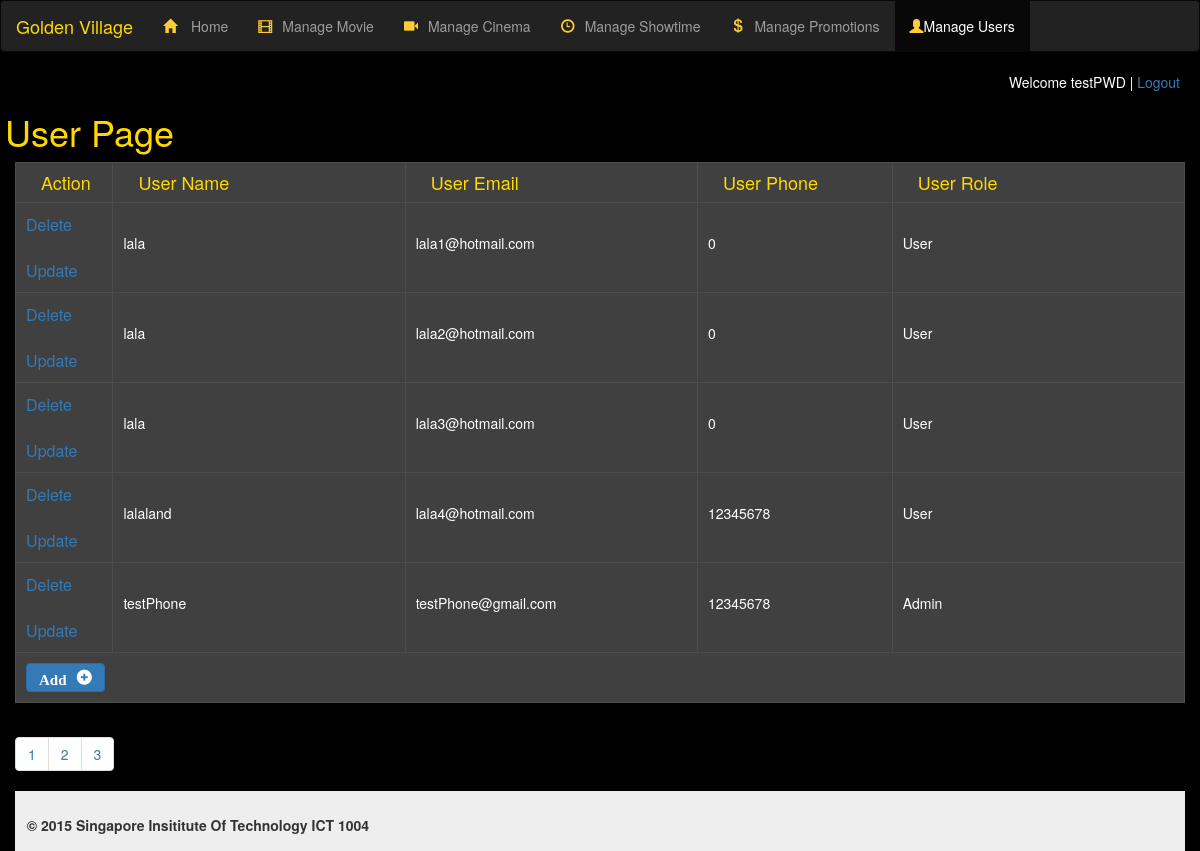
/cms/cmsManageUser.php?page=2 (signed in), run on the app's committed database.
### tables this page shows
CREATE TABLE `user_list` (
  `user_id` int(11) NOT NULL,
  `username` varchar(100) NOT NULL,
  `user_email` varchar(100) NOT NULL,
  `password` varchar(100) NOT NULL,
  `user_role` varchar(10) NOT NULL,
  `phone` int(8) NOT NULL,
  `user_nric` varchar(9) NOT NULL
);

### cms/cmsManageUser.php (the view, shortened to what this page needs)
<html>
    <html lang="en">
    <head>
        <link href="../css/bootstrap.min.css" rel="stylesheet">
        <link href="../css/style.css" rel="stylesheet">
    </head>
    <body onload="onload()">
        <?php
            include_once ("../dbconnect.php");
            $reclimit = 5;
            if(isset($_GET['page'])){
                $page = $_GET['page'];
            } else {
                $page = 1;
            }
            $start = (($page-1) * $reclimit);
            $sql = "SELECT * FROM user_list";
            $records = $MySQLiconn->query($sql);
            $total = $records->num_rows;
            $tpages = ceil($total / $reclimit);
            $rec = "SELECT user_id, username, user_email, user_role, phone FROM user_list LIMIT $start, $reclimit";
            $records = $MySQLiconn->query($rec);
            $resultUser = $MySQLiconn->query("SELECT * FROM user_list WHERE user_id=".$_SESSION['user']);
            $userRow = $resultUser->fetch_array();
            $resultCount = $MySQLiconn->query("select count(*) from user_list");
        ?>
        <?php include 'cmsheader.inc';?>
        <h1>User Page</h1>
        <div class="col-xs-12 col-sm-12 col-md-12 col-lg-12">
            <div class="table-responsive">
                <form method="post">
                    <table border="1" class="summary">
                        <thead>
                            <tr>
                                <th class="col-md-1"><h4>Action</h4></th>
                                <th class="col-md-3"><h4>User Name</h4></th>
                                <th class="col-md-2"><h4>User Email</h4></th>
                                <th class="col-md-2"><h4>User Phone</h4></th>
                                <th class="col-md-3"><h4>User Role</h4></th>
                            </tr>
                        </thead>
                        <tbody>
                            <?php
                                $row2 = mysqli_fetch_row($resultCount);
                                $num = $row2[0];
                                if ($num == 0)
                                {
                                    echo
                                    "<tr><td colspan='8'><p class='centerText'>No Result to display</p></td></tr>";
                                }
                                else
                                {
                                    while($row = $records->fetch_array())
                                    {
                            ?>
                                        <tr class='success'>
                                            <td class='col-md-1'><a href='javascript:delete_id(<?php echo $row[0]; ?>)'>Delete</a><br /><br /><a href='javascript:update_id(<?php echo $row[0]; ?>)'>Update</a></td>
                                            <td class='col-md-2'><p><?php echo $row[1]; ?></p></td>
                                            <td class='col-md-3'><p><?php echo $row[2]; ?></p></td>
                                            <td class='col-md-2'><p><?php echo $row[4]; ?></p></td>
                                            <td class='col-md-3'><p><?php echo $row[3]; ?></p></td>
                                        </tr>
                                    <?php
                                    }
                                }
                            ?>
                            <tr>
                                <td colspan='10'>
                                    <a href="#" class="btn btn-primary" data-toggle="modal" data-target="#myModal"><span class="glyphicon glyphicon-plus-sign yellow">Add</span></a>
                                </td>
                            </tr>
                        </tbody>
                    </table>
                </form>
            </div>
                            <?php include("cmsAddUser.php");?>
            <ul class="pagination">
            <?php
                for($i=1;$i<=$tpages;$i++)
                {
                    echo "<li><a href=cmsManageUser.php?page=".$i.">".$i."</a></li>";
                }
            ?>
            </ul>
            <div><?php include 'cmsfooter.inc';?></div>
    </div>
</body>
</html>

### cms/cmsheader.inc (shortened to what this page needs)
<?php
    $directoryURI =basename($_SERVER['SCRIPT_NAME']);
?>
<nav class="navbar navbar-inverse">
    <div class="container-fluid">
        <div class="navbar-header">
            <a class="navbar-brand" href="index.php">
                Golden Village
            </a>
        </div>
        <div id="navbar" class="navbar-collapse collapse" aria-expanded="false" style="height: 1px;">
            <ul class="nav navbar-nav">
                <li <?php if (strpos($directoryURI,'cmsHome.php') !== false) {echo 'class="active"';}?>><a href="cmsHome.php"><span class="glyphicon glyphicon-home blue"></span> Home</a></li>
                <li <?php if (strpos($directoryURI,'cmsMovie.php') !== false) {echo 'class="active"';}?>><a href="cmsMovie.php"><span class="glyphicon glyphicon-film blue"></span>Manage Movie</a></li>
                <li <?php if (strpos($directoryURI,'cmsCinema.php') !== false) {echo 'class="active"';}?>><a href="cmsCinema.php"><span class="glyphicon glyphicon-facetime-video blue"></span>Manage Cinema</a></li>
                <li <?php if (strpos($directoryURI,'cmsManageShowtime.php') !== false) {echo 'class="active"';}?>><a href="cmsManageShowtime.php"><span class="glyphicon glyphicon-time blue"></span>Manage Showtime</a></li>
                <li <?php if (strpos($directoryURI,'cmspromo.php') !== false) {echo 'class="active"';}?>><a href="cmspromo.php"><span class="glyphicon glyphicon-usd blue"></span>Manage Promotions</a></li>
                <li <?php if (strpos($directoryURI,'cmsManageUser.php') !== false) {echo 'class="active"';}?>><a href="cmsManageUser.php"><span class="glyphicon glyphicon-user blue"></span>Manage Users</a></li>
            </ul>
        </div>
    </div>
</nav>
         <p class="labelWel">Welcome <?php echo $userRow['username']; ?> | <a href="cmsLogout.php">Logout</a></p>
        <br />

### css/style.css (style rules this page uses)
.blue { color:#FC3; }
.yellow { font-weight: bold; color: white; font-size: 15px; }
.breadcrumb,.jumbotron,body { background-color:#000; }
.labelWel { float: right; margin-right: 20px; }
.glyphicon-home,.glyphicon-usd,.glyphicon-facetime-video,.glyphicon-briefcase, .glyphicon-film, .glyphicon-time:before { margin-right: 10px; }
.glyphicon-plus-sign:before { margin-left: 10px; float: right; }
.navbar-inverse > ul > li > hover,p,.breadcrumb>.active { color:#FFF; }
p { font-size:14px; }
.panel-default .jumbotron > h1, .navbar-inverse .navbar-brand, h1, h2, h3, h4 { color:#ffd701; margin-left: 5px; }
.summary { background:#404040; width:100%; overflow-y:scroll; }
.summary thead tr th h4 { margin-left: 10px; }
.summary tr { border:1px solid #4d4d4d; }
.summary tr td { padding:10px; }
nav,hr { margin:0 auto auto; width:100%; }
.promotable,table { background-color: #222222; color: yellow; border-color: white; }
table tr th { width: 25%; }
td { color:white; }

### data on the page
user_list: username "testPWD"
user_list: username "lala", user_email "lala1@hotmail.com", phone "0", user_role "User"
user_list: username "lala", user_email "lala2@hotmail.com", phone "0", user_role "User"
user_list: username "lala", user_email "lala3@hotmail.com", phone "0", user_role "User"
user_list: username "lalaland", user_email "lala4@hotmail.com", phone "12345678", user_role "User"
user_list: username "testPhone", user_email "testPhone@gmail.com", phone "12345678", user_role "Admin"
